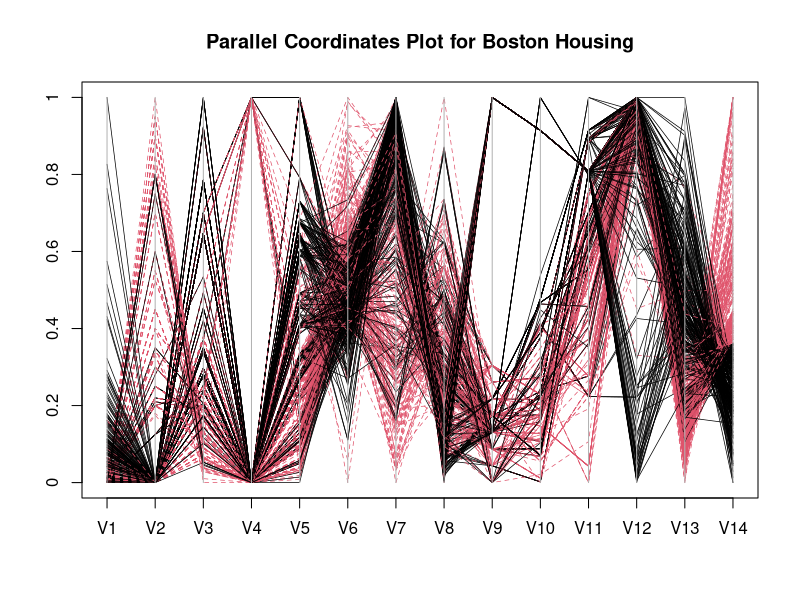
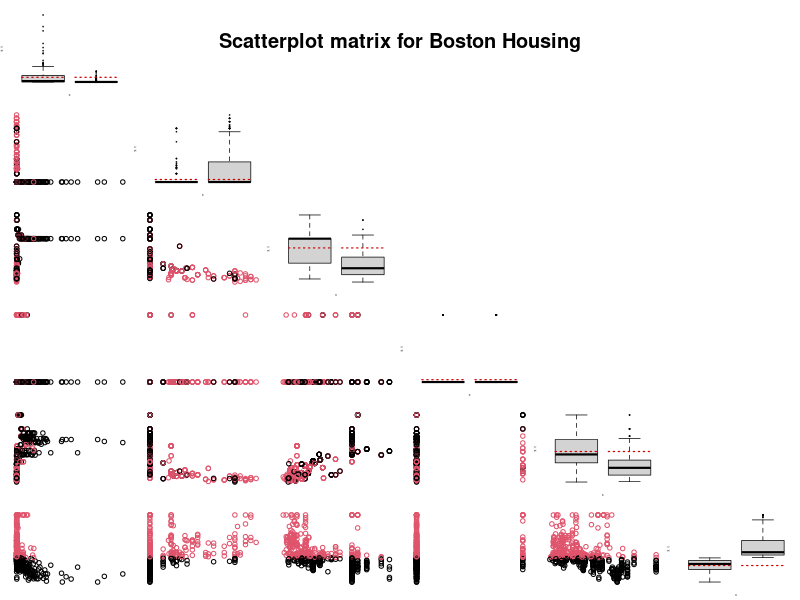
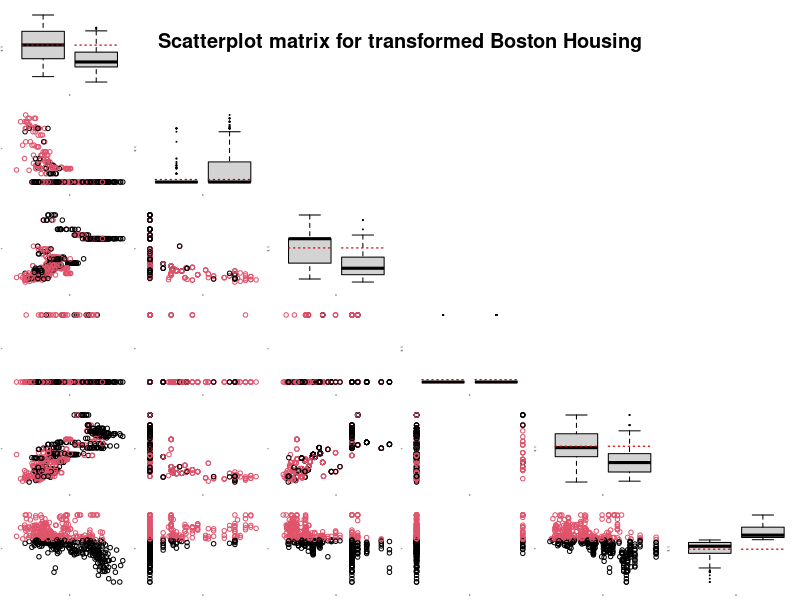

Here is the R script that generated these plots, in order:
## ---- chunk 1
setwd("C:/Users/USER/Desktop/統研所_誤入歧途的兩年（或以上？）/碩一下/多變量/第一章/R_code_Chapter1/Chapter1")
## ---- chunk 2
# clear all variables
rm(list = ls(all = TRUE))
graphics.off()

# install and load packages
libraries = c("MASS")
lapply(libraries, function(x) if (!(x %in% installed.packages())) {
    install.packages(x)
})
lapply(libraries, library, quietly = TRUE, character.only = TRUE)

# load data

x = read.table("bostonh.dat")

z = x[, 14]
z[x[, 14] <= median(x[, 14])] = 1
z[x[, 14] > median(x[, 14])] = 2

parcoord(x[, seq(1, 14, 1)], lty = z, lwd = 0.7, col = z, main = "Parallel Coordinates Plot for Boston Housing", 
    frame = TRUE)
axis(side = 2, at = seq(0, 1, 0.2), labels = seq(0, 1, 0.2)) 
## ---- chunk 3

x = read.table("bostonh.dat")
K    = as.numeric(x[, 14] > median(x[, 14])) + 1
y    = cbind(x[, -(6:13)], K)
z    = data.frame(y)
z1   = subset(z, z$K == 1) # 低房價的一群
z2   = subset(z, z$K == 2) # 高房價的一群
m1   = apply(z1, 2, mean) # 低房價變數之平均
m2   = apply(z2, 2, mean) #高房價變數之平均
i    = 0
op   = par(mfrow = c(6, 6), cex = 0.15)

while (i < 6) {
    i = i + 1
    j = 0
    while (j < 6) {
        j = j + 1
        
        if (i == j) {
            boxplot(y[, i] ~ K, at = 1:2, axes = FALSE, lwd = 0.7)
            lines(c(0.6, 1.4), c(m1[i], m1[i]), lty = "dotted", lwd = 1.2, col = "red3")
            lines(c(1.6, 2.4), c(m1[i], m1[i]), lty = "dotted", lwd = 1.2, col = "red3")
        }
        
        if (i > j) {
            yy = cbind(y[, j], y[, i], K)
            plot(yy[, -3], col = as.numeric(K), xlab = "", ylab = "", cex = 4, axes = FALSE)
        }
        
        if (i < j) {
            plot(i, type = "n", axes = FALSE, xlab = "", ylab = "", main = "")
        }
    }
}
title(main = list("Scatterplot matrix for Boston Housing", cex = 8), line = -16, 
    outer = TRUE) 

## ---- chunk 4
# data transfomation
data = read.table("bostonh.dat")
x    = data
K = as.numeric(data[, 14] > median(data[, 14])) + 1
x = cbind(log(x[, 1]), x[, 2], x[, 3], x[, 4], log(x[, 5]), log(x[, 14]), K)

# subset creation for subset means
z    = data.frame(x)
z1   = subset(z, z$K == 1)
z2   = subset(z, z$K == 2)
m1   = apply(z1, 2, mean)
m2   = apply(z2, 2, mean)
i    = 0
op   = par(mfrow = c(6, 6), cex = 0.15)

while (i < 6) {
    i = i + 1
    j = 0
    while (j < 6) {
        j = j + 1
        
        if (i == j) {
            boxplot(x[, i] ~ K, at = 1:2, axes = FALSE)
            lines(c(0.6, 1.4), c(m1[i], m1[i]), lty = "dotted", lwd = 1.2, col = "red3")
            lines(c(1.6, 2.4), c(m1[i], m1[i]), lty = "dotted", lwd = 1.2, col = "red3")
        }
        
        if (i > j) {
            yy = cbind(x[, j], x[, i], K)
            plot(yy[, -3], col = as.numeric(K), xlab = "X", ylab = "Y", cex = 4, 
                axes = FALSE)
        }
        
        if (i < j) {
            plot(i, type = "n", axes = FALSE, xlab = "", ylab = "", main = "")
        }
    }
}

title(main = list("Scatterplot matrix for transformed Boston Housing", cex = 8), 
    line = -16, outer = TRUE) 
